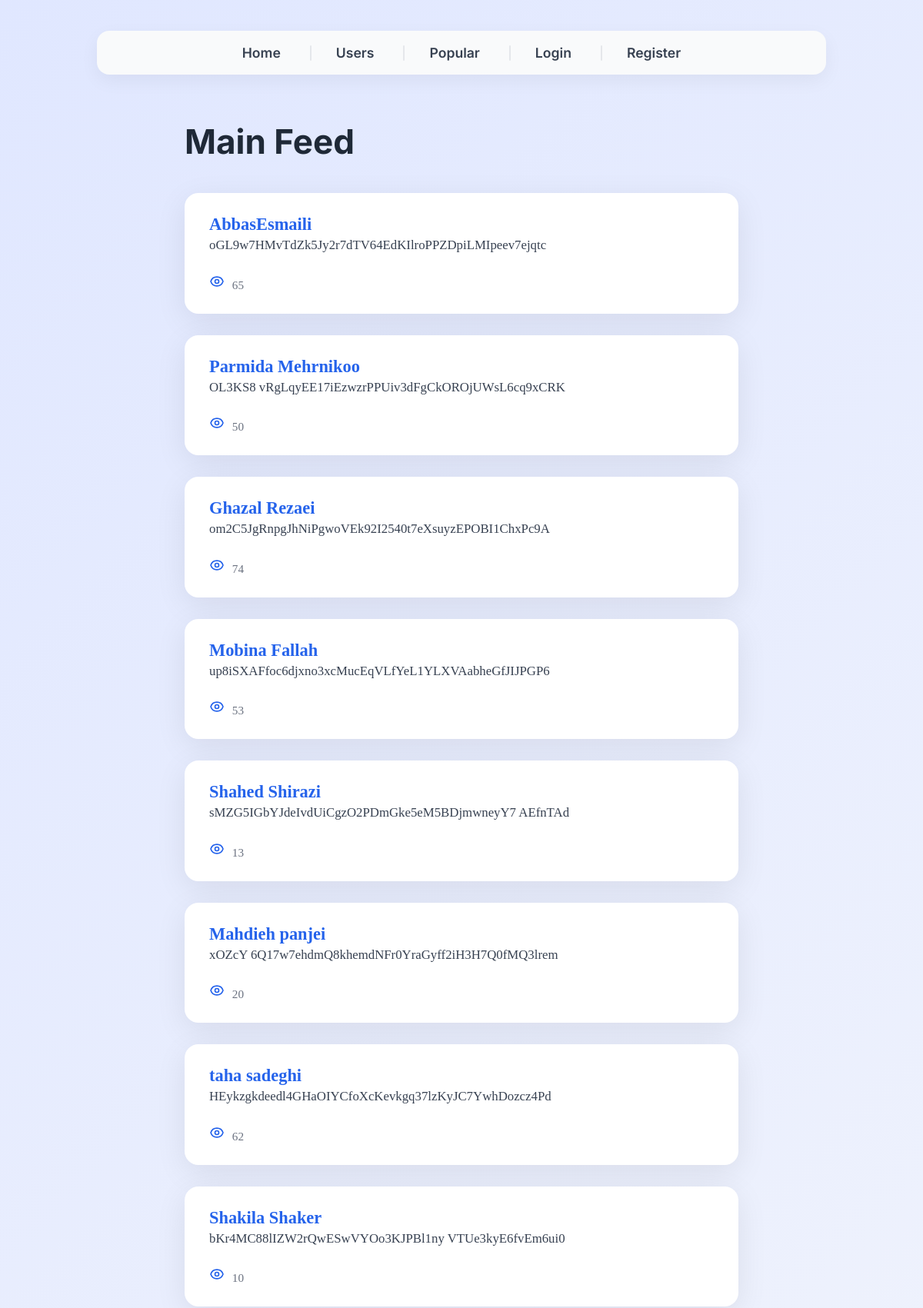
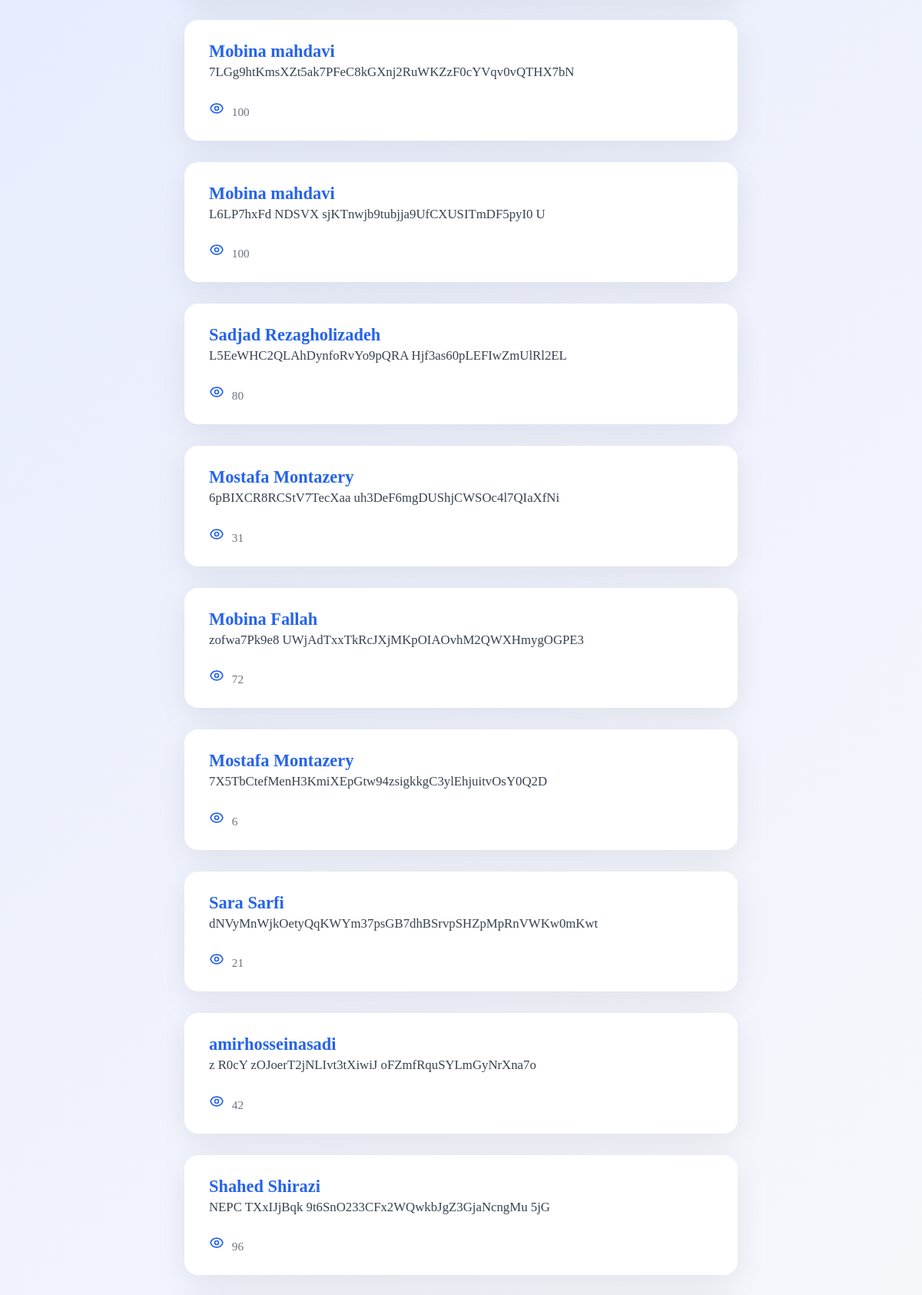
The page /?page=main&p=3 (upper part) on the database its author committed (2 pictures, top to bottom).
### tables this page shows
CREATE TABLE `posts` (
  `id` int(11) NOT NULL,
  `user_id` int(11) NOT NULL,
  `content` varchar(50) NOT NULL
);

CREATE TABLE `users` (
  `id` int(11) NOT NULL,
  `name` varchar(100) NOT NULL,
  `email` varchar(100) NOT NULL,
  `password` varchar(64) NOT NULL
);

### core/View.php (called while the page is built, shortened)
<?php
class View
{
    public static function render(string $view, array $data = []): void
    {
        extract($data);
        include __DIR__ . "/../views/{$view}.php";
    }
}

### controllers/PostController.php (called while the page is built, shortened)
<?php
class PostController
{
    public function main(): void
    {
        $currentPage = isset($_GET['p']) ? max(1, (int)$_GET['p']) : 1;
        $postsList = Post::getAllPaginated($currentPage);
        View::render('main', ['posts' => $postsList, 'page' => $currentPage]);
    }
}

### index.php (called while the page is built, shortened)
<?php
Router::route();

### models/Post.php (called while the page is built, shortened)
<?php
class Post
{
    public static function getAllPaginated(int $page, int $limit = 20): array
    {
        $offset = ($page - 1) * $limit;
        $db = Database::connect();
        $sql = "
            SELECT posts.*, users.name AS user_name, COALESCE(pv.views, 0) AS view_count
            FROM posts
            JOIN users ON posts.user_id = users.id
            LEFT JOIN (
                SELECT post_id, views FROM post_views
            ) pv ON pv.post_id = posts.id
            ORDER BY posts.id DESC
            LIMIT :limit OFFSET :offset
        ";
        $stmt = $db->prepare($sql);
        $stmt->bindValue(':limit', $limit, PDO::PARAM_INT);
        $stmt->bindValue(':offset', $offset, PDO::PARAM_INT);
        $stmt->execute();
        return $stmt->fetchAll(PDO::FETCH_ASSOC);
    }
}

### views/main.php (the view, shortened to what this page needs)
<?php
include 'views/navbar.php';
?>
<h1>Main Feed</h1>
<?php if (empty($posts)): ?>
  <div class="no-posts">No posts available.</div>
<?php else: ?>
  <div class="posts-container">
    <?php foreach ($posts as $post): ?>
      <article class="post-card" tabindex="0" aria-label="Post by <?= htmlspecialchars($post['user_name']) ?>">
        <header class="post-header">
          <strong class="post-user"><?= htmlspecialchars($post['user_name']) ?></strong>
        </header>
        <section class="post-content">
          <p><?= nl2br(htmlspecialchars($post['content'])) ?></p>
        </section>
        <footer class="post-footer">
          <span class="post-views" aria-label="Number of views">
            <?= (int)$post['view_count'] ?>
          </span>
        </footer>
      </article>
    <?php endforeach; ?>
  </div>
<?php endif; ?>

### views/main.php (style rules this page uses)
h1 { font-family: 'Inter', sans-serif; font-weight: 700; font-size: 2.75rem; margin-bottom: 40px; color: #1f2937; user-select: none; max-width: 720px; margin-left: auto; margin-right: auto; text-align: left; }
.posts-container { max-width: 720px; margin: 0 auto; display: flex; flex-direction: column; gap: 28px; }
.post-card { background-color: #ffffff; border-radius: 18px; box-shadow: 0 10px 40px rgba(0,0,0,0.08); padding: 28px 32px; transition: box-shadow 0.4s ease, transform 0.4s ease; cursor: default; user-select: text; opacity: 0; transform: translateY(20px); animation: fadeInUp 0.6s forwards; }
.post-card:nth-child(1) { animation-delay: 0.1s; }
.post-card:nth-child(2) { animation-delay: 0.2s; }
.post-card:nth-child(3) { animation-delay: 0.3s; }
.post-card:nth-child(4) { animation-delay: 0.4s; }
.post-user { font-weight: 700; font-size: 1.4rem; color: #2563eb; margin-bottom: 14px; }
.post-content p { font-size: 1.05rem; color: #374151; line-height: 1.7; margin: 0; white-space: pre-wrap; }
.post-footer { margin-top: 22px; font-size: 0.95rem; color: #6b7280; display: flex; align-items: center; gap: 8px; }
.eye-icon { width: 20px; height: 20px; stroke: #2563eb; margin-right: 6px; }

### rows shown on the page
posts: user.name "AbbasEsmaili", content "oGL9w7HMvTdZk5Jy2r7dTV64EdKIlroPPZDpiLMIpeev7ejqtc", view_count "65"
posts: user.name "Parmida Mehrnikoo", content "OL3KS8 vRgLqyEE17iEzwzrPPUiv3dFgCkOROjUWsL6cq9xCRK", view_count "50"
posts: user.name "Ghazal Rezaei", content "om2C5JgRnpgJhNiPgwoVEk92I2540t7eXsuyzEPOBI1ChxPc9A", view_count "74"
posts: user.name "Mobina Fallah", content "up8iSXAFfoc6djxno3xcMucEqVLfYeL1YLXVAabheGfJIJPGP6", view_count "53"
posts: user.name "Shahed Shirazi", content "sMZG5IGbYJdeIvdUiCgzO2PDmGke5eM5BDjmwneyY7 AEfnTAd", view_count "13"
posts: user.name "Mahdieh panjei", content "xOZcY 6Q17w7ehdmQ8khemdNFr0YraGyff2iH3H7Q0fMQ3lrem", view_count "20"
posts: user.name "taha sadeghi", content "HEykzgkdeedl4GHaOIYCfoXcKevkgq37lzKyJC7YwhDozcz4Pd", view_count "62"
posts: user.name "Shakila Shaker", content "bKr4MC88lIZW2rQwESwVYOo3KJPBl1ny VTUe3kyE6fvEm6ui0", view_count "10"
posts: user.name "Mobina mahdavi", content "7LGg9htKmsXZt5ak7PFeC8kGXnj2RuWKZzF0cYVqv0vQTHX7bN", view_count "100"
posts: user.name "Mobina mahdavi", content "L6LP7hxFd NDSVX sjKTnwjb9tubjja9UfCXUSITmDF5pyI0 U", view_count "100"
posts: user.name "Sadjad Rezagholizadeh", content "L5EeWHC2QLAhDynfoRvYo9pQRA Hjf3as60pLEFIwZmUlRl2EL", view_count "80"
posts: user.name "Mostafa Montazery", content "6pBIXCR8RCStV7TecXaa uh3DeF6mgDUShjCWSOc4l7QIaXfNi", view_count "31"
posts: user.name "Mobina Fallah", content "zofwa7Pk9e8 UWjAdTxxTkRcJXjMKpOIAOvhM2QWXHmygOGPE3", view_count "72"
posts: user.name "Mostafa Montazery", content "7X5TbCtefMenH3KmiXEpGtw94zsigkkgC3ylEhjuitvOsY0Q2D", view_count "6"
posts: user.name "Sara Sarfi", content "dNVyMnWjkOetyQqKWYm37psGB7dhBSrvpSHZpMpRnVWKw0mKwt", view_count "21"
posts: user.name "amirhosseinasadi", content "z R0cY zOJoerT2jNLIvt3tXiwiJ oFZmfRquSYLmGyNrXna7o", view_count "42"
posts: user.name "Shahed Shirazi", content "NEPC TXxIJjBqk 9t6SnO233CFx2WQwkbJgZ3GjaNcngMu 5jG", view_count "96"
